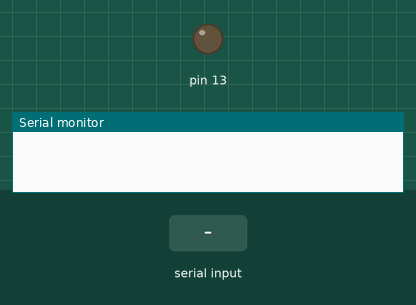
A sketch run on a simulated Arduino Uno, built with avr-gcc and run on an emulated ATmega328P. Parts: output pins drawn as LEDs (lit = HIGH), the last lines printed to the serial monitor. Inputs (shaded band) come from the test bench.

Above: at 1.2 s.
1.3 s: "ON" received over the second serial link
At 2.0 s:
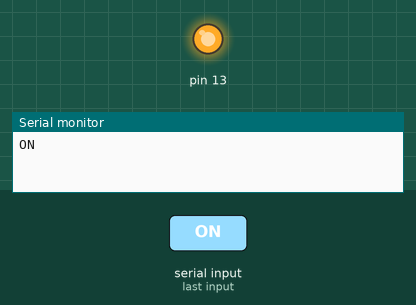
2.8 s: "OFF" received over the second serial link
At 3.2 s:
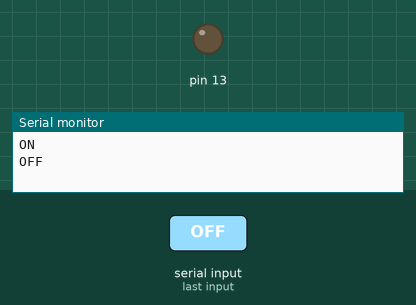
Timing chart, 0 to 5.8 s (numbered marks = the images above; inputs shaded):
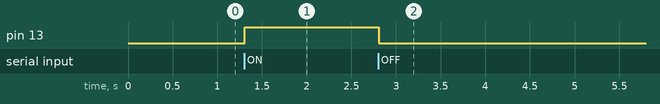

Measured:
- after the input at 1.3 s, pin 13: LOW → HIGH at once
- after the input at 2.8 s, pin 13: HIGH → LOW at once

The sketch:

hcStr.ino
```cpp
#include<SoftwareSerial.h>
SoftwareSerial Ser(10,11);
String inputString;

void setup(){

    Serial.begin(9600);
    Ser.begin(9600);
    pinMode(13,HIGH);
}
void loop(){
    if(Ser.available()){
        while(Ser.available()){
            delay(3);
            char inChar = (char)Ser.read();
            inputString += inChar;
        }
        if(inputString.equalsIgnoreCase("ON")){
          digitalWrite(13,HIGH);
        }else if(inputString.equalsIgnoreCase("OFF")){
          digitalWrite(13,LOW);
        }

        Serial.println(inputString);
        inputString = "";
        }
}
```
